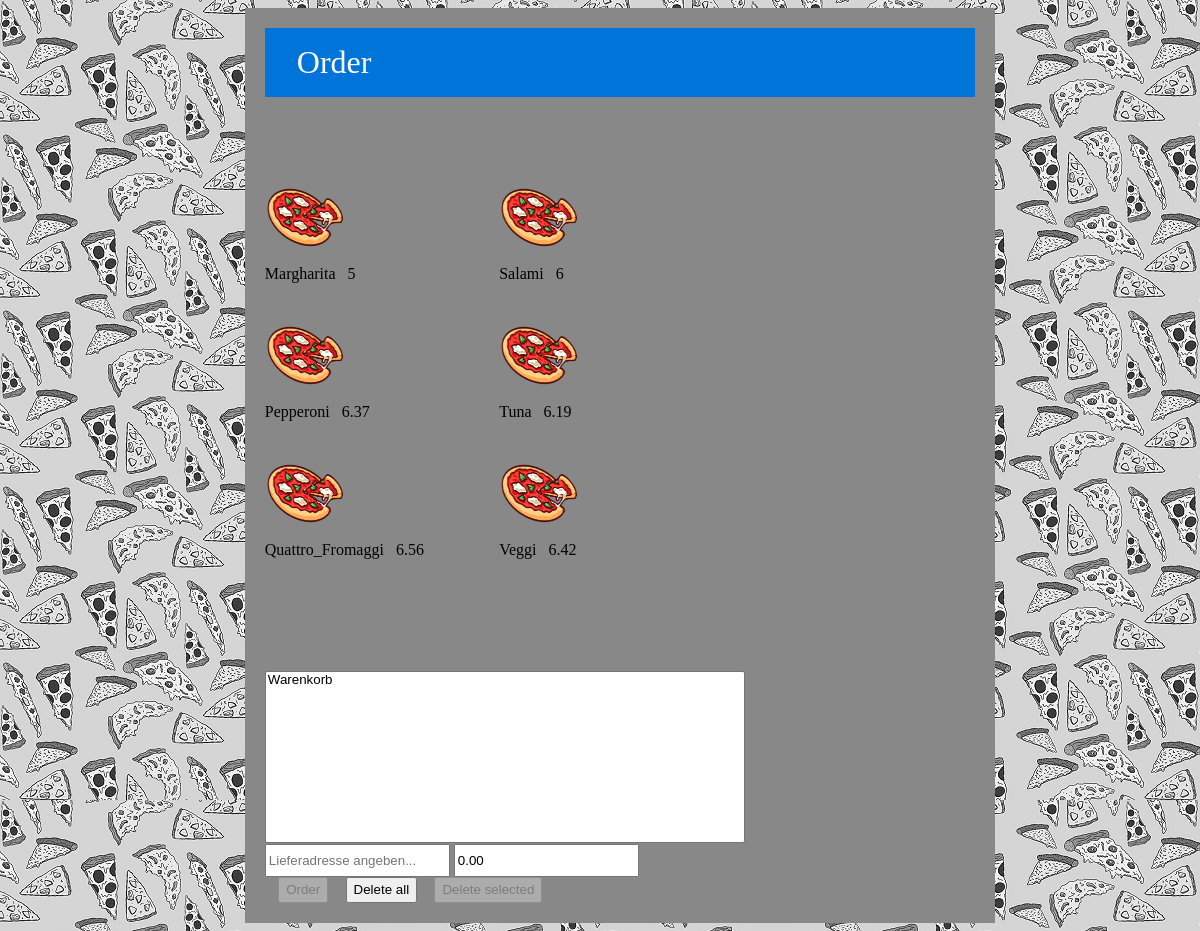
/client-customer/order.php, run on an earlier commit of the app's database.
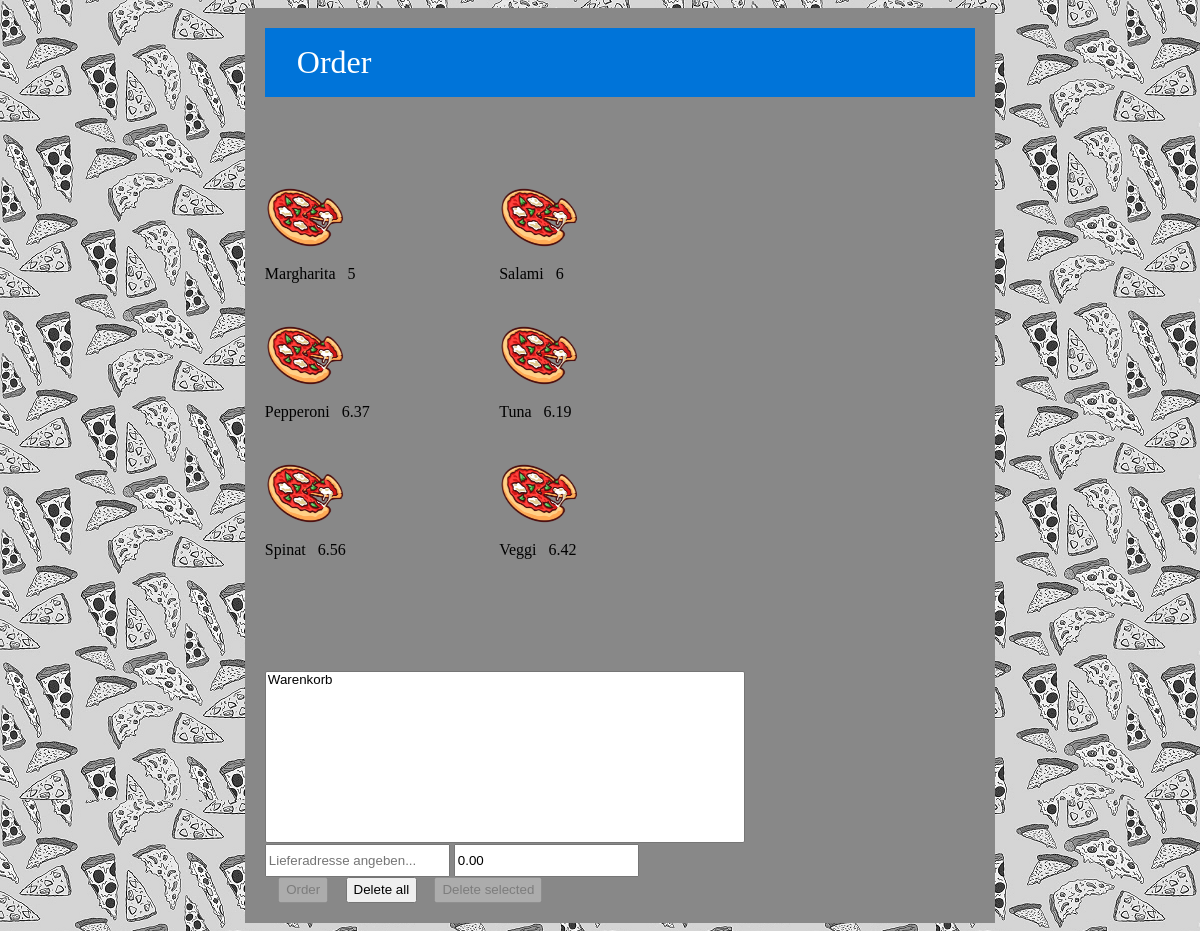
And on a later commit of the database.
### tables this page shows
CREATE TABLE `menu` (
  `id_pizza` int(11) NOT NULL,
  `name_pizza` varchar(50) NOT NULL,
  `price_pizza` float NOT NULL
);

### client-customer/order.php (the view, shortened to what this page needs)
<?php
require_once '../Page.php';
class Order extends Page
{
    var $pizzas;
    protected function getViewData()
    {
        $this->pizzas = $this->_database->query("select * from menu");
    }
    protected function generateView()
    {
        $this->getViewData();
        $this->generatePageHeader('orderView', false);
        echo <<<EOT
        <header>
            <h1>Order</h1>
        </header>
        <section id="speisekarte" class="pizzaOffer">
EOT;
        while($row = $this->pizzas->fetch_assoc()) {
            $pizzaName = $row['name_pizza'];
            $pizzaPrice = $row['price_pizza'];
            echo <<<EOT
            <div class="menuPizzaItem">
                <a onclick="addPzza('$pizzaName', $pizzaPrice)" id="$pizzaName" tabindex="0">
                    <img src="../assets/pizza.png" width="80" height="80" alt="Pizza Img">
                    <span class="name">$pizzaName</span>
                    <span class="price">$pizzaPrice</span>
                </a>
            </div>
EOT;
        }
        echo <<<EOT
        </section>
EOT;
        echo <<<EOT
        <section id="bestellbuttons" class="orderButtons">
        <form action="order_action.php" method="POST" id="pizzaOrderList">
            <select id="shopping_cart" class="shopping_cart" multiple="" size="10"><option>Warenkorb</option> </select>
            <input type="text" class="tall_input" id="adresse" name="adresse" placeholder="Lieferadresse angeben..." oninput="enableOrderButton()" tabindex="0" required="">
            <input type="text" class="tall_input" id="preis" name="preis" placeholder="0.00 €" readonly="" value="0.00" tabindex="0">
            <br>
            <button type="button" id="orderButton" onclick="this.form.submit();" tabindex="0">Order</button>
            <button type="reset" id="delete-all" onclick="removeAllPizzas()" tabindex="0">Delete all</button>
            <button type="button" id="delete-selected" onclick="removeSelectedPizza()" disabled="" tabindex="0">Delete selected</button>
          </form>
        </section>
EOT;
        $this->generatePageFooter("orderView");
    }
    public static function main()
    {
        try {
            $page = new Order();
            $page->processReceivedData();
            $page->generateView();
        }
        catch (Exception $e) {
            header("Content-type: text/plain; charset=UTF-8");
            echo $e->getMessage();
        }
    }
}
Order::main();

### Page.php (shortened to what this page needs)
<?php
abstract class Page
{
    protected function __construct()
    {
		$this->_database = new MySQLi('localhost', 'root', '', 'ewa');
    }
    protected function generatePageHeader($headline = "", $refresh = true)
    {
        $headline = htmlspecialchars($headline);
        echo <<<EOT
        <!DOCTYPE html>
            <html lang='en'>
            <head>
                <title>$headline</title>
                <meta charset='utf-8'>
EOT;
                echo <<<EOT
                <link rel='stylesheet' type='text/css' href=$headline.css>
                <link rel='stylesheet' type='text/css' href='../mainDivStyle.css'>
            </head>
            <body>
                <div class="mainDiv">
EOT;
    }
    protected function generatePageFooter($headline = "")
    {
        if ($headline == 'orderView'){
        echo <<<EOT
                </div>
                <script src=$headline.js type='text/javascript'></script>
            </body>
        </html>
EOT;
        }
    }
}

### client-customer/orderView.css (style rules this page uses)
header { background: #0074D9; color: #fff; width: 100%; padding: 1em 0; }
header h1 { font-weight: normal; margin: 0 1em; }
body { background-color:#999; }
select.shopping_cart { width: 100%; }
section { display: inline-block; width: 100%; }
section.orderButtons { display: inline-block; width: 45%; margin-top: 7em; min-width: 30em; }
section.pizzaOffer { width: 45%; display: inline-block; margin-top: 3em; min-width: 30em; }
div.menuPizzaItem { width: 48%; min-width: 14em; height: 5em; display: inline-block; }
img { display: block; margin-top: 2em; }
span.price { display: inline-block; padding: 0.5em; margin-bottom: 2em; }
span.name { display: inline-block; margin-bottom: 2em; }
h1 { color: white; }
button { margin-left: 1em; height: 2em; }
.tall_input { height: 2em; }

### mainDivStyle.css (style rules this page uses)
div.mainDiv { width: 60%; display: inline-block; margin-left: 20%; min-width: 500px; padding: 20px ; }
body { background-image: url("assets/B&W_Pizza.png"); }
section { background-color: #888; }
div { background-color: #888; }
header { margin-top: auto; margin-bottom: auto; }

What changed in the data, as far as the page shows it:
changed menu: name_pizza "Quattro_Fromaggi" → "Spinat"
